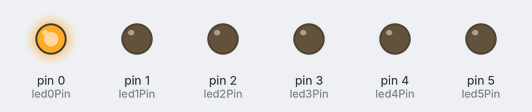
This sketch was run on a simulated Arduino Uno, built with avr-gcc and run on an emulated ATmega328P. Shown: output pins drawn as LEDs (lit = HIGH).

Above: at 0.2 s.
At 1.2 s:
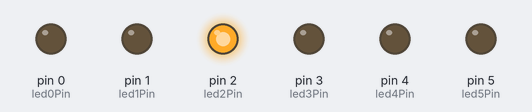
At 1.7 s:
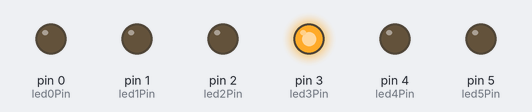
At 2.2 s:
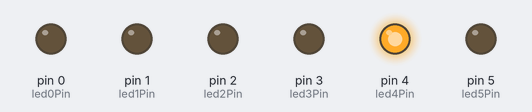
At 3.7 s:
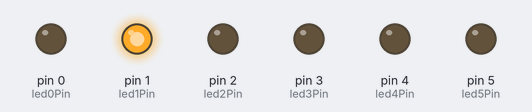
At 5.7 s:
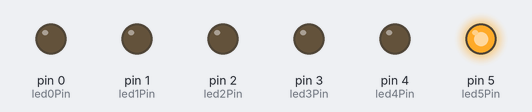
Timing chart, 0 to 6.9 s (numbered marks = the images above):
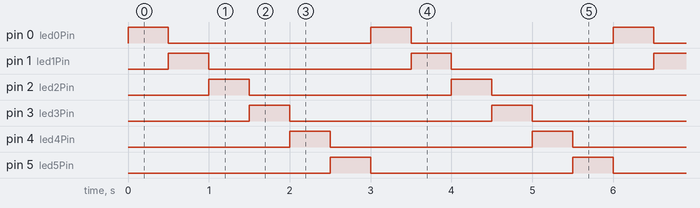

Measured:
- by itself, pin 0 (led0Pin), pin 1 (led1Pin), pin 2 (led2Pin), pin 3 (led3Pin), pin 4 (led4Pin), pin 5 (led5Pin): alternates HIGH for 0.50 s and LOW for 2.5 s
- by itself, everything shown: repeats every 3.0 s, in 6 steps

The sketch:

_6_Blink.ino
```cpp
int delayTime = 500;
int led0Pin = 0;
int led1Pin = 1;
int led2Pin = 2;
int led3Pin = 3;
int led4Pin = 4;
int led5Pin = 5;
void setup() {
  // put your setup code here, to run once:
pinMode(led0Pin,OUTPUT);
pinMode(led1Pin,OUTPUT);
pinMode(led2Pin,OUTPUT);
pinMode(led3Pin,OUTPUT);
pinMode(led4Pin,OUTPUT);
pinMode(led5Pin,OUTPUT);
}
void loop() {
  // put your main code here, to run repeatedly:
digitalWrite(led0Pin,HIGH);
digitalWrite(led1Pin,LOW);
digitalWrite(led2Pin,LOW);
digitalWrite(led3Pin,LOW);
digitalWrite(led4Pin,LOW);
digitalWrite(led5Pin,LOW);
delay(delayTime);
digitalWrite(led0Pin,LOW);
digitalWrite(led1Pin,HIGH);
digitalWrite(led2Pin,LOW);
digitalWrite(led3Pin,LOW);
digitalWrite(led4Pin,LOW);
digitalWrite(led5Pin,LOW);
delay(delayTime);
digitalWrite(led0Pin,LOW);
digitalWrite(led1Pin,LOW);
digitalWrite(led2Pin,HIGH);
digitalWrite(led3Pin,LOW);
digitalWrite(led4Pin,LOW);
digitalWrite(led5Pin,LOW);
delay(delayTime);
digitalWrite(led0Pin,LOW);
digitalWrite(led1Pin,LOW);
digitalWrite(led2Pin,LOW);
digitalWrite(led3Pin,HIGH);
digitalWrite(led4Pin,LOW);
digitalWrite(led5Pin,LOW);
delay(delayTime);
digitalWrite(led0Pin,LOW);
digitalWrite(led1Pin,LOW);
digitalWrite(led2Pin,LOW);
digitalWrite(led3Pin,LOW);
digitalWrite(led4Pin,HIGH);
digitalWrite(led5Pin,LOW);
delay(delayTime);
digitalWrite(led0Pin,LOW);
digitalWrite(led1Pin,LOW);
digitalWrite(led2Pin,LOW);
digitalWrite(led3Pin,LOW);
digitalWrite(led4Pin,LOW);
digitalWrite(led5Pin,HIGH);
delay(delayTime);
}
```
